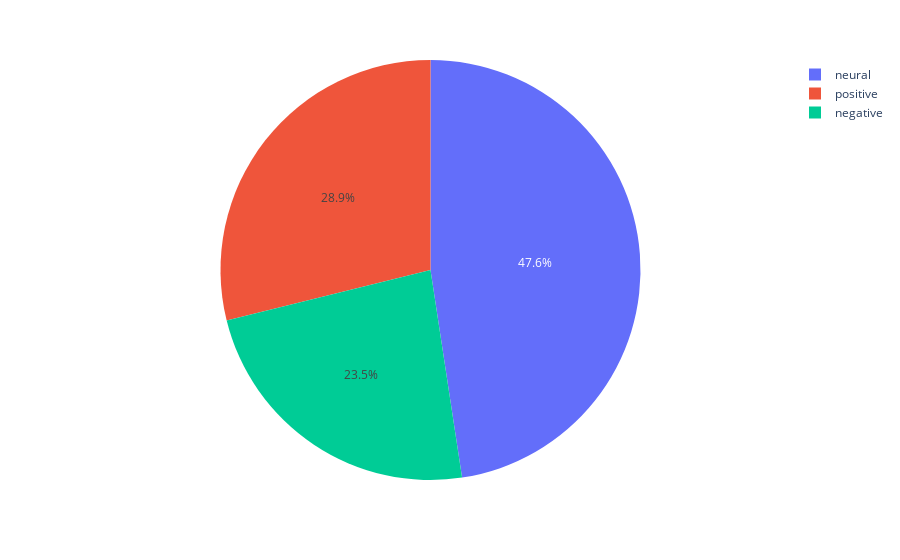

Notebook code for this chart:
### Code cell
fig = px.pie(df_common,values='common',names='names')
fig.show()

### Figure 1 — Plotly figure (JSON) as saved in the notebook; plotly's stock layout.template omitted (floating-point values rounded to 4 significant figures)
{"data": [{"domain": {"x": [0, 1], "y": [0, 1]}, "hovertemplate": "label=%{label}<br>common=%{value}<extra></extra>", "labels": ["neural", "negative", "positive"], "legendgroup": "", "name": "", "showlegend": true, "type": "pie", "values": [0.3488, 0.1725, 0.2115]}], "layout": {"legend": {"tracegroupgap": 0}, "margin": {"t": 60}}}
